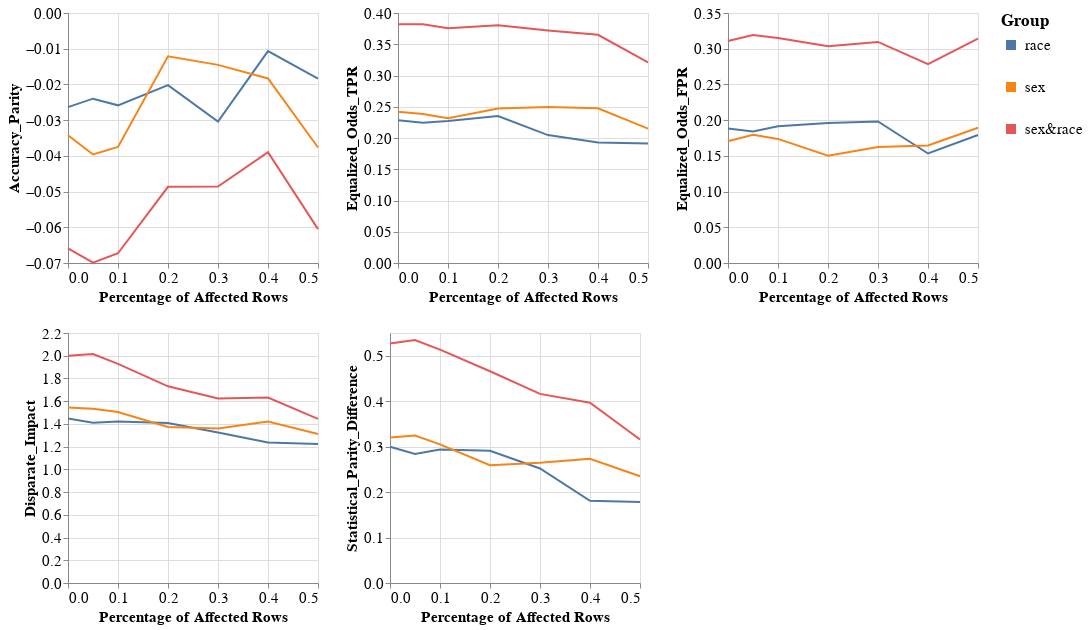

The notebook cell saved with this chart:
### Code cell
visualizer.create_groups_grid_pct_lines_plot(model_name=MODEL_NAMES[0],
                                             target_preprocessing_technique=PREPROCESSING_TECHNIQUES[0],
                                             group_metrics_type='fairness')

### Figure 1 — Vega-Lite specification as saved in the notebook (floating-point values rounded to 4 significant figures)
{"config": {"view": {"continuousWidth": 400, "continuousHeight": 300}, "axis": {"labelFontSize": 15, "titleFontSize": 15}, "legend": {"labelFontSize": 15, "symbolStrokeWidth": 10, "titleFontSize": 17}, "title": {"fontSize": 15}}, "vconcat": [{"hconcat": [{"mark": "line", "encoding": {"color": {"field": "Group", "type": "nominal"}, "x": {"field": "Percentage", "title": "Percentage of Affected Rows", "type": "quantitative"}, "y": {"field": "Metric_Value", "title": "Accuracy_Parity", "type": "quantitative"}}, "height": 250, "width": 250}, {"data": {"name": "data-d2ee498c304a5eb91a4e230d7f518cec"}, "mark": "line", "encoding": {"color": {"field": "Group", "type": "nominal"}, "x": {"field": "Percentage", "title": "Percentage of Affected Rows", "type": "quantitative"}, "y": {"field": "Metric_Value", "title": "Equalized_Odds_TPR", "type": "quantitative"}}, "height": 250, "width": 250}, {"data": {"name": "data-5748453c098097b862fa89a830c41834"}, "mark": "line", "encoding": {"color": {"field": "Group", "type": "nominal"}, "x": {"field": "Percentage", "title": "Percentage of Affected Rows", "type": "quantitative"}, "y": {"field": "Metric_Value", "title": "Equalized_Odds_FPR", "type": "quantitative"}}, "height": 250, "width": 250}]}, {"hconcat": [{"mark": "line", "encoding": {"color": {"field": "Group", "type": "nominal"}, "x": {"field": "Percentage", "title": "Percentage of Affected Rows", "type": "quantitative"}, "y": {"field": "Metric_Value", "title": "Disparate_Impact", "type": "quantitative"}}, "height": 250, "width": 250}, {"data": {"name": "data-fb42b93649fa6d36618f88c99d1c3a18"}, "mark": "line", "encoding": {"color": {"field": "Group", "type": "nominal"}, "x": {"field": "Percentage", "title": "Percentage of Affected Rows", "type": "quantitative"}, "y": {"field": "Metric_Value", "title": "Statistical_Parity_Difference", "type": "quantitative"}}, "height": 250, "width": 250}], "data": {"name": "data-23cfc89bdbfa1886655401b538f95c11"}}], "data": {"name": "data-ea696d3790f346150fb5f848fb4a9d0a"}, "$schema": "https://vega.github.io/schema/vega-lite/v4.17.0.json", "datasets": {"data-ea696d3790f346150fb5f848fb4a9d0a": [{"Model_Name": "DecisionTreeClassifier", "Metric": "Accuracy_Parity", "Group": "race", "Metric_Value": -0.02637, "Percentage": 0.0}, {"Model_Name": "DecisionTreeClassifier", "Metric": "Accuracy_Parity", "Group": "sex", "Metric_Value": -0.03423, "Percentage": 0.0}, {"Model_Name": "DecisionTreeClassifier", "Metric": "Accuracy_Parity", "Group": "sex&race", "Metric_Value": -0.06592, "Percentage": 0.0}, {"Model_Name": "DecisionTreeClassifier", "Metric": "Accuracy_Parity", "Group": "race", "Metric_Value": -0.02399, "Percentage": 0.05}, {"Model_Name": "DecisionTreeClassifier", "Metric": "Accuracy_Parity", "Group": "sex", "Metric_Value": -0.0396, "Percentage": 0.05}, {"Model_Name": "DecisionTreeClassifier", "Metric": "Accuracy_Parity", "Group": "sex&race", "Metric_Value": -0.0699, "Percentage": 0.05}, {"Model_Name": "DecisionTreeClassifier", "Metric": "Accuracy_Parity", "Group": "race", "Metric_Value": -0.02585, "Percentage": 0.1}, {"Model_Name": "DecisionTreeClassifier", "Metric": "Accuracy_Parity", "Group": "sex", "Metric_Value": -0.03752, "Percentage": 0.1}, {"Model_Name": "DecisionTreeClassifier", "Metric": "Accuracy_Parity", "Group": "sex&race", "Metric_Value": -0.06728, "Percentage": 0.1}, {"Model_Name": "DecisionTreeClassifier", "Metric": "Accuracy_Parity", "Group": "race", "Metric_Value": -0.0202, "Percentage": 0.2}, {"Model_Name": "DecisionTreeClassifier", "Metric": "Accuracy_Parity", "Group": "sex", "Metric_Value": -0.01214, "Percentage": 0.2}, {"Model_Name": "DecisionTreeClassifier", "Metric": "Accuracy_Parity", "Group": "sex&race", "Metric_Value": -0.04866, "Percentage": 0.2}, {"Model_Name": "DecisionTreeClassifier", "Metric": "Accuracy_Parity", "Group": "race", "Metric_Value": -0.03038, "Percentage": 0.3}, {"Model_Name": "DecisionTreeClassifier", "Metric": "Accuracy_Parity", "Group": "sex", "Metric_Value": -0.01452, "Percentage": 0.3}, {"Model_Name": "DecisionTreeClassifier", "Metric": "Accuracy_Parity", "Group": "sex&race", "Metric_Value": -0.0486, "Percentage": 0.3}, {"Model_Name": "DecisionTreeClassifier", "Metric": "Accuracy_Parity", "Group": "race", "Metric_Value": -0.01069, "Percentage": 0.4}, {"Model_Name": "DecisionTreeClassifier", "Metric": "Accuracy_Parity", "Group": "sex", "Metric_Value": -0.01833, "Percentage": 0.4}, {"Model_Name": "DecisionTreeClassifier", "Metric": "Accuracy_Parity", "Group": "sex&race", "Metric_Value": -0.039, "Percentage": 0.4}, {"Model_Name": "DecisionTreeClassifier", "Metric": "Accuracy_Parity", "Group": "race", "Metric_Value": -0.01839, "Percentage": 0.5}, {"Model_Name": "DecisionTreeClassifier", "Metric": "Accuracy_Parity", "Group": "sex", "Metric_Value": -0.03765, "Percentage": 0.5}, {"Model_Name": "DecisionTreeClassifier", "Metric": "Accuracy_Parity", "Group": "sex&race", "Metric_Value": -0.06052, "Percentage": 0.5}], "data-d2ee498c304a5eb91a4e230d7f518cec": [{"Model_Name": "DecisionTreeClassifier", "Metric": "Equalized_Odds_TPR", "Group": "race", "Metric_Value": 0.2283, "Percentage": 0.0}, {"Model_Name": "DecisionTreeClassifier", "Metric": "Equalized_Odds_TPR", "Group": "sex", "Metric_Value": 0.2421, "Percentage": 0.0}, {"Model_Name": "DecisionTreeClassifier", "Metric": "Equalized_Odds_TPR", "Group": "sex&race", "Metric_Value": 0.3819, "Percentage": 0.0}, {"Model_Name": "DecisionTreeClassifier", "Metric": "Equalized_Odds_TPR", "Group": "race", "Metric_Value": 0.2246, "Percentage": 0.05}, {"Model_Name": "DecisionTreeClassifier", "Metric": "Equalized_Odds_TPR", "Group": "sex", "Metric_Value": 0.2383, "Percentage": 0.05}, {"Model_Name": "DecisionTreeClassifier", "Metric": "Equalized_Odds_TPR", "Group": "sex&race", "Metric_Value": 0.3819, "Percentage": 0.05}, {"Model_Name": "DecisionTreeClassifier", "Metric": "Equalized_Odds_TPR", "Group": "race", "Metric_Value": 0.2274, "Percentage": 0.1}, {"Model_Name": "DecisionTreeClassifier", "Metric": "Equalized_Odds_TPR", "Group": "sex", "Metric_Value": 0.2318, "Percentage": 0.1}, {"Model_Name": "DecisionTreeClassifier", "Metric": "Equalized_Odds_TPR", "Group": "sex&race", "Metric_Value": 0.3755, "Percentage": 0.1}, {"Model_Name": "DecisionTreeClassifier", "Metric": "Equalized_Odds_TPR", "Group": "race", "Metric_Value": 0.235, "Percentage": 0.2}, {"Model_Name": "DecisionTreeClassifier", "Metric": "Equalized_Odds_TPR", "Group": "sex", "Metric_Value": 0.2472, "Percentage": 0.2}, {"Model_Name": "DecisionTreeClassifier", "Metric": "Equalized_Odds_TPR", "Group": "sex&race", "Metric_Value": 0.3805, "Percentage": 0.2}, {"Model_Name": "DecisionTreeClassifier", "Metric": "Equalized_Odds_TPR", "Group": "race", "Metric_Value": 0.2047, "Percentage": 0.3}, {"Model_Name": "DecisionTreeClassifier", "Metric": "Equalized_Odds_TPR", "Group": "sex", "Metric_Value": 0.2497, "Percentage": 0.3}, {"Model_Name": "DecisionTreeClassifier", "Metric": "Equalized_Odds_TPR", "Group": "sex&race", "Metric_Value": 0.3721, "Percentage": 0.3}, {"Model_Name": "DecisionTreeClassifier", "Metric": "Equalized_Odds_TPR", "Group": "race", "Metric_Value": 0.193, "Percentage": 0.4}, {"Model_Name": "DecisionTreeClassifier", "Metric": "Equalized_Odds_TPR", "Group": "sex", "Metric_Value": 0.2476, "Percentage": 0.4}, {"Model_Name": "DecisionTreeClassifier", "Metric": "Equalized_Odds_TPR", "Group": "sex&race", "Metric_Value": 0.3652, "Percentage": 0.4}, {"Model_Name": "DecisionTreeClassifier", "Metric": "Equalized_Odds_TPR", "Group": "race", "Metric_Value": 0.1914, "Percentage": 0.5}, {"Model_Name": "DecisionTreeClassifier", "Metric": "Equalized_Odds_TPR", "Group": "sex", "Metric_Value": 0.2149, "Percentage": 0.5}, {"Model_Name": "DecisionTreeClassifier", "Metric": "Equalized_Odds_TPR", "Group": "sex&race", "Metric_Value": 0.3211, "Percentage": 0.5}], "data-5748453c098097b862fa89a830c41834": [{"Model_Name": "DecisionTreeClassifier", "Metric": "Equalized_Odds_FPR", "Group": "race", "Metric_Value": 0.1884, "Percentage": 0.0}, {"Model_Name": "DecisionTreeClassifier", "Metric": "Equalized_Odds_FPR", "Group": "sex", "Metric_Value": 0.1704, "Percentage": 0.0}, {"Model_Name": "DecisionTreeClassifier", "Metric": "Equalized_Odds_FPR", "Group": "sex&race", "Metric_Value": 0.3107, "Percentage": 0.0}, {"Model_Name": "DecisionTreeClassifier", "Metric": "Equalized_Odds_FPR", "Group": "race", "Metric_Value": 0.1841, "Percentage": 0.05}, {"Model_Name": "DecisionTreeClassifier", "Metric": "Equalized_Odds_FPR", "Group": "sex", "Metric_Value": 0.1794, "Percentage": 0.05}, {"Model_Name": "DecisionTreeClassifier", "Metric": "Equalized_Odds_FPR", "Group": "sex&race", "Metric_Value": 0.319, "Percentage": 0.05}, {"Model_Name": "DecisionTreeClassifier", "Metric": "Equalized_Odds_FPR", "Group": "race", "Metric_Value": 0.1914, "Percentage": 0.1}, {"Model_Name": "DecisionTreeClassifier", "Metric": "Equalized_Odds_FPR", "Group": "sex", "Metric_Value": 0.1737, "Percentage": 0.1}, {"Model_Name": "DecisionTreeClassifier", "Metric": "Equalized_Odds_FPR", "Group": "sex&race", "Metric_Value": 0.3149, "Percentage": 0.1}, {"Model_Name": "DecisionTreeClassifier", "Metric": "Equalized_Odds_FPR", "Group": "race", "Metric_Value": 0.196, "Percentage": 0.2}, {"Model_Name": "DecisionTreeClassifier", "Metric": "Equalized_Odds_FPR", "Group": "sex", "Metric_Value": 0.1502, "Percentage": 0.2}, {"Model_Name": "DecisionTreeClassifier", "Metric": "Equalized_Odds_FPR", "Group": "sex&race", "Metric_Value": 0.3034, "Percentage": 0.2}, {"Model_Name": "DecisionTreeClassifier", "Metric": "Equalized_Odds_FPR", "Group": "race", "Metric_Value": 0.1982, "Percentage": 0.3}, {"Model_Name": "DecisionTreeClassifier", "Metric": "Equalized_Odds_FPR", "Group": "sex", "Metric_Value": 0.1623, "Percentage": 0.3}, {"Model_Name": "DecisionTreeClassifier", "Metric": "Equalized_Odds_FPR", "Group": "sex&race", "Metric_Value": 0.3095, "Percentage": 0.3}, {"Model_Name": "DecisionTreeClassifier", "Metric": "Equalized_Odds_FPR", "Group": "race", "Metric_Value": 0.1533, "Percentage": 0.4}, {"Model_Name": "DecisionTreeClassifier", "Metric": "Equalized_Odds_FPR", "Group": "sex", "Metric_Value": 0.1644, "Percentage": 0.4}, {"Model_Name": "DecisionTreeClassifier", "Metric": "Equalized_Odds_FPR", "Group": "sex&race", "Metric_Value": 0.2784, "Percentage": 0.4}, {"Model_Name": "DecisionTreeClassifier", "Metric": "Equalized_Odds_FPR", "Group": "race", "Metric_Value": 0.1792, "Percentage": 0.5}, {"Model_Name": "DecisionTreeClassifier", "Metric": "Equalized_Odds_FPR", "Group": "sex", "Metric_Value": 0.1893, "Percentage": 0.5}, {"Model_Name": "DecisionTreeClassifier", "Metric": "Equalized_Odds_FPR", "Group": "sex&race", "Metric_Value": 0.314, "Percentage": 0.5}], "data-23cfc89bdbfa1886655401b538f95c11": [{"Model_Name": "DecisionTreeClassifier", "Metric": "Disparate_Impact", "Group": "race", "Metric_Value": 1.448, "Percentage": 0.0}, {"Model_Name": "DecisionTreeClassifier", "Metric": "Disparate_Impact", "Group": "sex", "Metric_Value": 1.545, "Percentage": 0.0}, {"Model_Name": "DecisionTreeClassifier", "Metric": "Disparate_Impact", "Group": "sex&race", "Metric_Value": 2.0, "Percentage": 0.0}, {"Model_Name": "DecisionTreeClassifier", "Metric": "Disparate_Impact", "Group": "race", "Metric_Value": 1.41, "Percentage": 0.05}, {"Model_Name": "DecisionTreeClassifier", "Metric": "Disparate_Impact", "Group": "sex", "Metric_Value": 1.533, "Percentage": 0.05}, {"Model_Name": "DecisionTreeClassifier", "Metric": "Disparate_Impact", "Group": "sex&race", "Metric_Value": 2.015, "Percentage": 0.05}, {"Model_Name": "DecisionTreeClassifier", "Metric": "Disparate_Impact", "Group": "race", "Metric_Value": 1.421, "Percentage": 0.1}, {"Model_Name": "DecisionTreeClassifier", "Metric": "Disparate_Impact", "Group": "sex", "Metric_Value": 1.505, "Percentage": 0.1}, {"Model_Name": "DecisionTreeClassifier", "Metric": "Disparate_Impact", "Group": "sex&race", "Metric_Value": 1.928, "Percentage": 0.1}, {"Model_Name": "DecisionTreeClassifier", "Metric": "Disparate_Impact", "Group": "race", "Metric_Value": 1.407, "Percentage": 0.2}, {"Model_Name": "DecisionTreeClassifier", "Metric": "Disparate_Impact", "Group": "sex", "Metric_Value": 1.373, "Percentage": 0.2}, {"Model_Name": "DecisionTreeClassifier", "Metric": "Disparate_Impact", "Group": "sex&race", "Metric_Value": 1.731, "Percentage": 0.2}, {"Model_Name": "DecisionTreeClassifier", "Metric": "Disparate_Impact", "Group": "race", "Metric_Value": 1.324, "Percentage": 0.3}, {"Model_Name": "DecisionTreeClassifier", "Metric": "Disparate_Impact", "Group": "sex", "Metric_Value": 1.36, "Percentage": 0.3}, {"Model_Name": "DecisionTreeClassifier", "Metric": "Disparate_Impact", "Group": "sex&race", "Metric_Value": 1.624, "Percentage": 0.3}, {"Model_Name": "DecisionTreeClassifier", "Metric": "Disparate_Impact", "Group": "race", "Metric_Value": 1.237, "Percentage": 0.4}, {"Model_Name": "DecisionTreeClassifier", "Metric": "Disparate_Impact", "Group": "sex", "Metric_Value": 1.421, "Percentage": 0.4}, {"Model_Name": "DecisionTreeClassifier", "Metric": "Disparate_Impact", "Group": "sex&race", "Metric_Value": 1.632, "Percentage": 0.4}, {"Model_Name": "DecisionTreeClassifier", "Metric": "Disparate_Impact", "Group": "race", "Metric_Value": 1.223, "Percentage": 0.5}, {"Model_Name": "DecisionTreeClassifier", "Metric": "Disparate_Impact", "Group": "sex", "Metric_Value": 1.31, "Percentage": 0.5}, {"Model_Name": "DecisionTreeClassifier", "Metric": "Disparate_Impact", "Group": "sex&race", "Metric_Value": 1.445, "Percentage": 0.5}], "data-fb42b93649fa6d36618f88c99d1c3a18": [{"Model_Name": "DecisionTreeClassifier", "Metric": "Statistical_Parity_Difference", "Group": "race", "Metric_Value": 0.2998, "Percentage": 0.0}, {"Model_Name": "DecisionTreeClassifier", "Metric": "Statistical_Parity_Difference", "Group": "sex", "Metric_Value": 0.32, "Percentage": 0.0}, {"Model_Name": "DecisionTreeClassifier", "Metric": "Statistical_Parity_Difference", "Group": "sex&race", "Metric_Value": 0.5269, "Percentage": 0.0}, {"Model_Name": "DecisionTreeClassifier", "Metric": "Statistical_Parity_Difference", "Group": "race", "Metric_Value": 0.2836, "Percentage": 0.05}, {"Model_Name": "DecisionTreeClassifier", "Metric": "Statistical_Parity_Difference", "Group": "sex", "Metric_Value": 0.3245, "Percentage": 0.05}, {"Model_Name": "DecisionTreeClassifier", "Metric": "Statistical_Parity_Difference", "Group": "sex&race", "Metric_Value": 0.5346, "Percentage": 0.05}, {"Model_Name": "DecisionTreeClassifier", "Metric": "Statistical_Parity_Difference", "Group": "race", "Metric_Value": 0.2936, "Percentage": 0.1}, {"Model_Name": "DecisionTreeClassifier", "Metric": "Statistical_Parity_Difference", "Group": "sex", "Metric_Value": 0.305, "Percentage": 0.1}, {"Model_Name": "DecisionTreeClassifier", "Metric": "Statistical_Parity_Difference", "Group": "sex&race", "Metric_Value": 0.5134, "Percentage": 0.1}, {"Model_Name": "DecisionTreeClassifier", "Metric": "Statistical_Parity_Difference", "Group": "race", "Metric_Value": 0.2908, "Percentage": 0.2}, {"Model_Name": "DecisionTreeClassifier", "Metric": "Statistical_Parity_Difference", "Group": "sex", "Metric_Value": 0.2591, "Percentage": 0.2}, {"Model_Name": "DecisionTreeClassifier", "Metric": "Statistical_Parity_Difference", "Group": "sex&race", "Metric_Value": 0.4659, "Percentage": 0.2}, {"Model_Name": "DecisionTreeClassifier", "Metric": "Statistical_Parity_Difference", "Group": "race", "Metric_Value": 0.2519, "Percentage": 0.3}, {"Model_Name": "DecisionTreeClassifier", "Metric": "Statistical_Parity_Difference", "Group": "sex", "Metric_Value": 0.2643, "Percentage": 0.3}, {"Model_Name": "DecisionTreeClassifier", "Metric": "Statistical_Parity_Difference", "Group": "sex&race", "Metric_Value": 0.4161, "Percentage": 0.3}, {"Model_Name": "DecisionTreeClassifier", "Metric": "Statistical_Parity_Difference", "Group": "race", "Metric_Value": 0.1809, "Percentage": 0.4}, {"Model_Name": "DecisionTreeClassifier", "Metric": "Statistical_Parity_Difference", "Group": "sex", "Metric_Value": 0.2731, "Percentage": 0.4}, {"Model_Name": "DecisionTreeClassifier", "Metric": "Statistical_Parity_Difference", "Group": "sex&race", "Metric_Value": 0.3967, "Percentage": 0.4}, {"Model_Name": "DecisionTreeClassifier", "Metric": "Statistical_Parity_Difference", "Group": "race", "Metric_Value": 0.1782, "Percentage": 0.5}, {"Model_Name": "DecisionTreeClassifier", "Metric": "Statistical_Parity_Difference", "Group": "sex", "Metric_Value": 0.2348, "Percentage": 0.5}, {"Model_Name": "DecisionTreeClassifier", "Metric": "Statistical_Parity_Difference", "Group": "sex&race", "Metric_Value": 0.3156, "Percentage": 0.5}]}}
